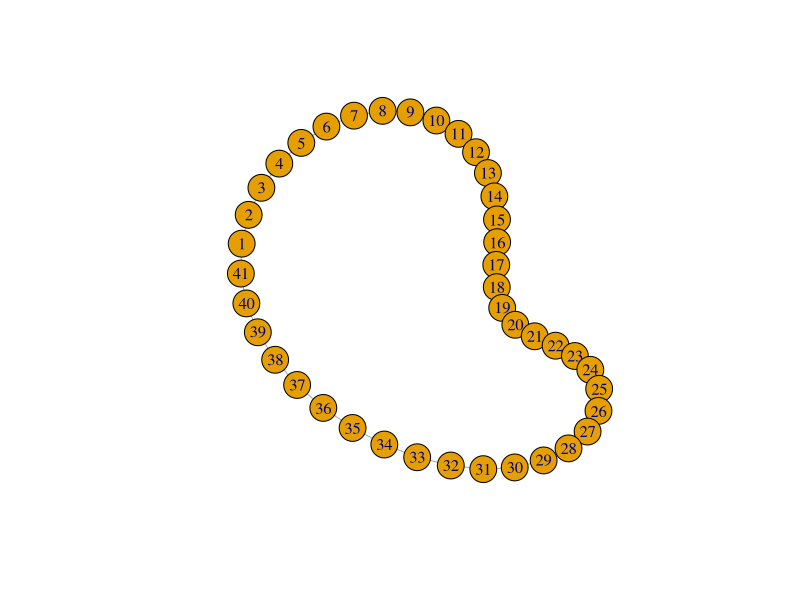
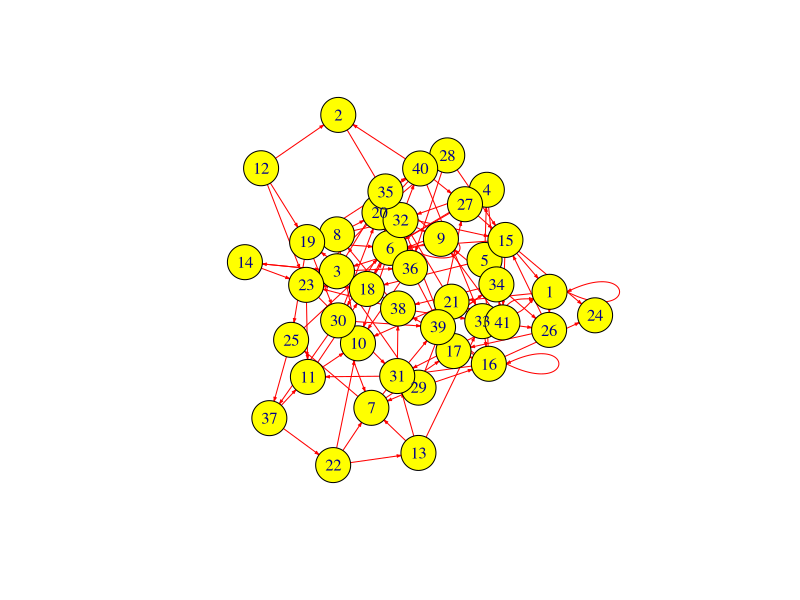
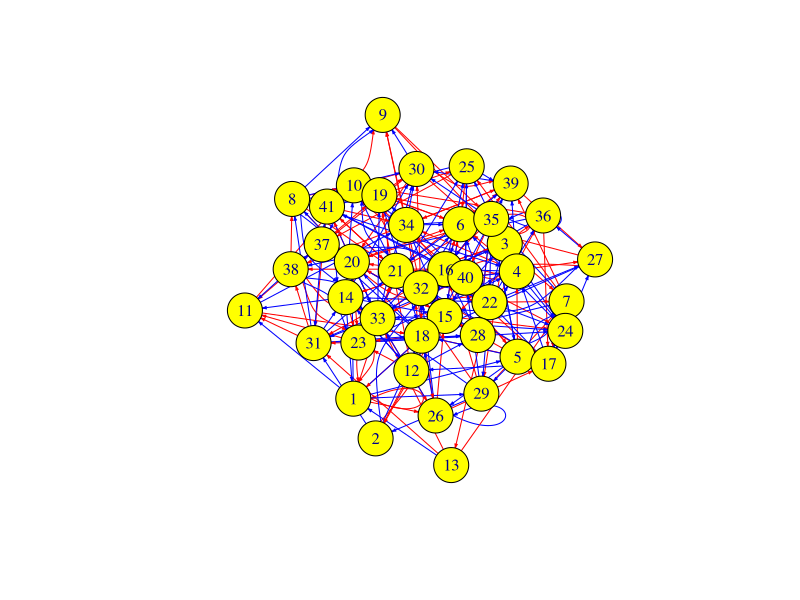

R code for these plots, in order: (Note: this script raises an error after producing the figures.)
#install.packages("igraph")
#install.packages("network")
#install.packages("sna")
#install.packages("ndtv")

#Создайте кольцевой граф  g со случайным числом вершин 
#G_size (от 25 до 88). 
#Выведите число ребер и вершин  этого графа.
#Постройте граф, выведите его матрицу смежности.
library(igraph)
G_size <- sample(25:88, 1)
g <- graph.ring(G_size)

cat("Число вершин графа:", vcount(g), "\n")
cat("Число ребер графа:", ecount(g), "\n")

adj_matrix <- get.adjacency(g)
print(adj_matrix)

plot(g)

#Создайте  граф g1 из  пустого графа с числом вершин 
#G_size  желтого цвета.
#Добавьте ему 120 случайных ребер,
#сформированных из вектора вершин, 
#окрасьте ребра красным цветом,
#нарисуйте граф и выведите его матрицу смежности.
#Добавьте графу g1 еще  150 случайных ребер,
#сформированных из вектора вершин,
#окрасьте ребра синим цветом,
#нарисуйте граф и выведите его матрицу смежности. 

g1 = graph.empty() + vertices(letters[1:G_size],color="yellow") 
V(g1)$name <- c(1:G_size)

g1 <- g1+edges(sample(V(g1),240,replace=TRUE),color="red")
plot(g1, edge.arrow.size=.2,vertex.size=20) 
g1[]
E(g1)
g1 <- g1+edges(sample(V(g1),300,replace=TRUE),color="blue")
plot(g1, edge.arrow.size=.2,vertex.size=20) 
g1[]

#Добавьте ребра между вершиной 53 и 50, 52 и 30,
#29 и 23, 30 и 31, 22 и 28, окрасьте их в черный цвет 
#Нарисуйте граф. 
#Выведите соседей 15 - й вершины, ребра,
#инцидентные этой вершине.
#Соединены ли вершины 25 и 27?
#Выведите матрицу смежности.
g1 = add.edges(g1, c(53,50,52,30,29,23,30,31,22,28),color='black')
plot(g1, edge.arrow.size=.2,vertex.size=20) 

neighbors(g1, 15)

E(g1)[incident(g1, 15)]

are.connected(g, V(g)[25], V(g)[27])

g1[]

#Добавьте еще одну вершину и подключите ее к той,
#которая имеет наибольшее количество связанных
#с ней узлов. Присвойте имена всем вершинам
#Выведите матрицу смежности.
#Выберите вершины, для которых значение связности
#меньше 5 и больше 2

g1 <- add_vertices(g1, 1)
max_degree <- which.max(degree(g1))
g <- add_edges(g, c(max_degree, length(V(g))))
g1[]
V(g1)$color <- ifelse(degree(g1) < 5 & degree(g1) > 2, "purple", "white")
plot(g1, edge.arrow.size=.2,vertex.size=20) 

#Испробуйте алгоритмы размещения Вашего графа
#(in_circle, in_tree, lattice).
#Результаты включить в отчет.
coords <- layout_(g1, in_circle())
plot(g1, layout = coords,edge.arrow.size=.2,vertex.size=10)

coords <- layout_(g1, as_tree())
plot(g1, layout =  coords,edge.arrow.size=.2,vertex.size=10)

g1<-graph.lattice(length=100,dim=1,nei=5, circular = TRUE)
plot(g1,vertex.size=2,vertex.label=NA,layout=layout.kamada.kawai)

#Выполните измерение диаметра графа g1,
#выведите список самых коротких путей  для
#каждой вершины и откалибруйте величины вершин
#согласно их степеней.
diameter(g1)
all_shortest_paths(g1,1:V(g1), to = V(g1), mode = c("out", "all", "in"),weights = NULL)
plot(g1, vertex.size=degree(g1))
degree(g1)

#Вводится N - количество домов и 
#К - количество дорог. 
#Дома пронумерованы от 1 до N. 
#Каждая дорога определяется тройкой чисел - 
#двумя номерами домов - концов дороги и длиной дороги. 
#В каждом доме живет по одному человеку.
#Найти точку - место встречи всех людей, 
#от которой суммарное расстояние до всех домов 
#будет минимальным. Указать номер дома.  
#Примечание: длины дорог - положительные целые числа.

min_sum_path = G_size * G_size
v_ans = -1
for (v in V(g1)){
  sum_path = 0
  ways = shortest_paths(g1, v)[1]$vpath
  for (path in ways){
    sum_path = sum_path + length(path)
  }
  if(sum_path < min_sum_path)
  {
    min_sum_path = sum_path
    v_ans = v
  }

}
